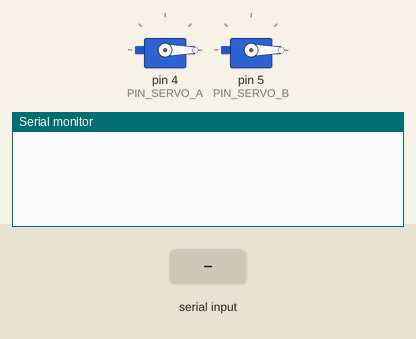
This sketch was run on a simulated Arduino Uno, built with avr-gcc and run on an emulated ATmega328P. Shown: 2 × servo, the last lines printed to the serial monitor. The inputs (shaded band) are chosen by the test bench.

Above: at 1.2 s.
1.3 s: "A=\n" received over the second serial link
At 3.3 s:
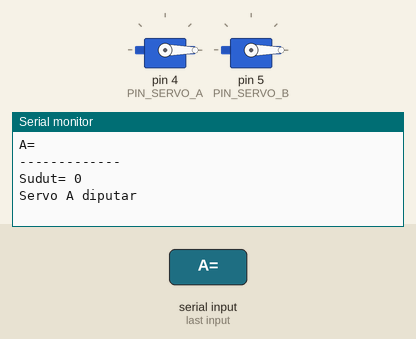
3.8 s: "B=\n" received over the second serial link
At 5.2 s:
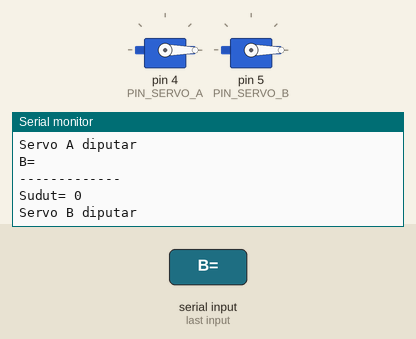

The sketch:

duaservo.ino
```cpp
// ---------------------------------------
// Contoh untuk mengontrol dua motor servo
//   dengan Android
// ---------------------------------------

#include <SoftwareSerial.h>
#include <Servo.h>

const int PIN_SERVO_A  = 4;
const int PIN_SERVO_B  = 5;

// Buat objek
SoftwareSerial bt(9, 10); // RX, TX

Servo motorServoA, motorServoB;

void setup() {
  Serial.begin(9600); // Untuk kepentingan debugging

  // Motor servo dihubungkan ke pin servo
  motorServoA.attach(PIN_SERVO_A);
  motorServoB.attach(PIN_SERVO_B);

  // Atur posisi awal servo motor
  motorServoA.write(0);
  motorServoB.write(0);

  // Atur kecepatan transfer data di bluetooth
  bt.begin(9600);
}

void loop() {
  String perintah;

  if (bt.available() != 0)
    perintah = bt.readString();

  if (perintah.length() != 0) {
    // Cek perintah
    if (perintah.substring(0, 2) == "A=" ||
        perintah.substring(0, 2) == "B=") {
      Serial.println(perintah);

      // Buang newline terakhir
      perintah.trim();

      // Cari posisi newline terakhir
      int awal;
      int posisi = perintah.lastIndexOf("\n");
      if (posisi == -1) // Tidak ditemui
         awal = 0;
      else
         awal = posisi + 1;

      // Ambil perintah terakhir
      perintah = perintah.substring(awal);

      // Peroleh string sudut
      String strSudut = perintah.substring(2);

      // Peroleh sudut untuk motor servo
      int sudut = strSudut.toInt();
      Serial.print("-------------\nSudut= ");
      Serial.println(sudut);

      // Gerakkan motor servo
      if (perintah.substring(0,2) == "A=") {
         motorServoA.write(sudut);
         Serial.println("Servo A diputar");
      }
      else
         if (perintah.substring(0,2) == "B=") {
           motorServoB.write(sudut);
           Serial.println("Servo B diputar");
         }
    }
  }
}
```

Measured:
- after the input at 1.3 s, the serial monitor: prints a new line after 1.0 s (image 1)
- after the input at 3.8 s, the serial monitor: prints a new line after 1.0 s (image 2)
